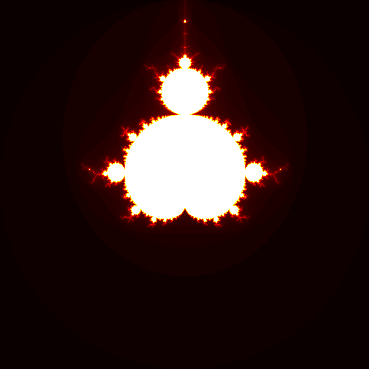

This figure's Python source:
import multiprocessing
import numpy as np
import matplotlib.pyplot as plt

def mandelbrot_escape_time(c):
    """Compute the escape time for a given complex number in the Mandelbrot set."""
    z = 0
    for i in range(100):
        z = z**2 + c
        if np.abs(z) > 2.0:
            return i
    return 100

def compute_chunk(chunk):
    return [mandelbrot_escape_time(c) for c in chunk]

def generate_mandelbrot_set(points, num_processes):
    chunk_size = len(points) // num_processes  # Base chunk size
    chunks = [points[i * chunk_size : (i + 1) * chunk_size] for i in range(num_processes)]

    remainder = len(points) % num_processes
    if remainder > 0:
        chunks[-1] = np.concatenate([chunks[-1], points[-remainder:]])

    with multiprocessing.Pool(num_processes) as pool:
        results = pool.map(compute_chunk, chunks)

    return np.array([val for sublist in results for val in sublist])  # Flatten results

def plot_mandelbrot(escape_times):
    plt.imshow(escape_times, cmap='hot', extent=(-2, 2, -2, 2))
    plt.axis('off')
    plt.savefig('mandelbrot.png', bbox_inches='tight', pad_inches=0)

if __name__ == "__main__":
    width = 800
    height = 800
    xmin, xmax = -2, 2
    ymin, ymax = -2, 2
    num_proc = 4

    # Precompute points
    x_values = np.linspace(xmin, xmax, width)
    y_values = np.linspace(ymin, ymax, height)
    points = np.array([complex(x, y) for x in x_values for y in y_values])

    # Compute Mandelbrot set
    mandelbrot_set = generate_mandelbrot_set(points, num_proc)

    # Save Mandelbrot set as an image
    mandelbrot_set = mandelbrot_set.reshape((height, width))
    plot_mandelbrot(mandelbrot_set)
